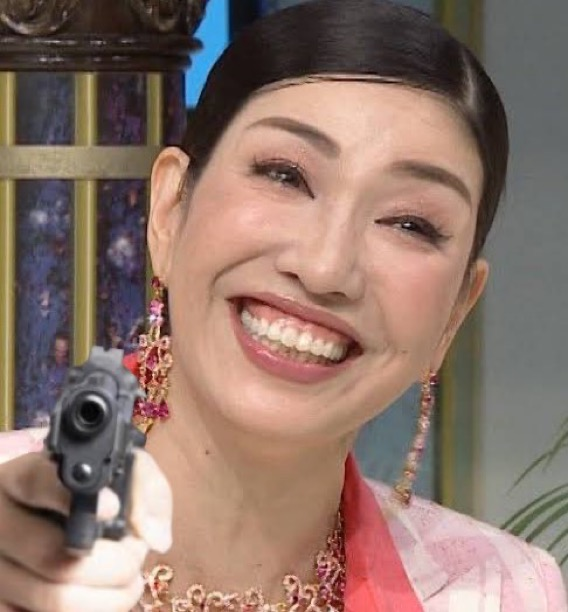
#> input picture IMG_0100.JPG, 568 x 612 px, found by its file name
$ python facee_detection2.py
#> lines starting #> are read from the running program, lines starting #| are printed output that depends on the picture; after the words box and inside, x2 and y2 are one past the last pixel; in counts of white or black regions, pixels touching at a corner belong together
import cv2

path = "C:\\Users\\takay\\OneDrive\\python_script\\IMG_0100.JPG"

cascade_path = './haarcascades/haarcascade_frontalface_alt.xml'

img = cv2.imread(path)
#> img is the input picture: shape (612, 568, 3); mean B, G, R 106.7, 116.9, 141.6

img_gray = cv2.cvtColor(img,cv2.COLOR_BGR2GRAY)
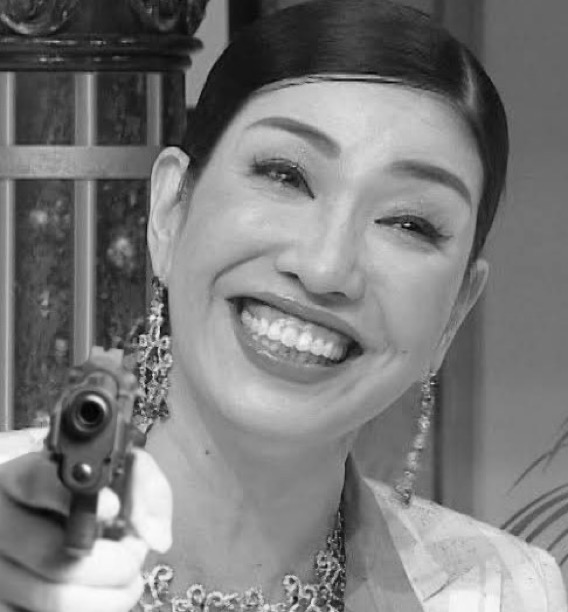
#> img_gray: shape (612, 568); min 0, max 254, mean 123.1

cv2.imshow("gray",img_gray)
cv2.waitKey(0)

cascade = cv2.CascadeClassifier(cascade_path)

face_list = cascade.detectMultiScale(img_gray,minSize = (20,20))
#> face_list = [[128, 477, 50, 50], [2, 250, 88, 88], [164, 55, 360, 360]]

if len(face_list):
    for (x,y,w,h) in face_list:
        cv2.rectangle(img, (x,y),(x+w,y+h),(0,0,255),thickness=3)
#> this loop made 3 passes
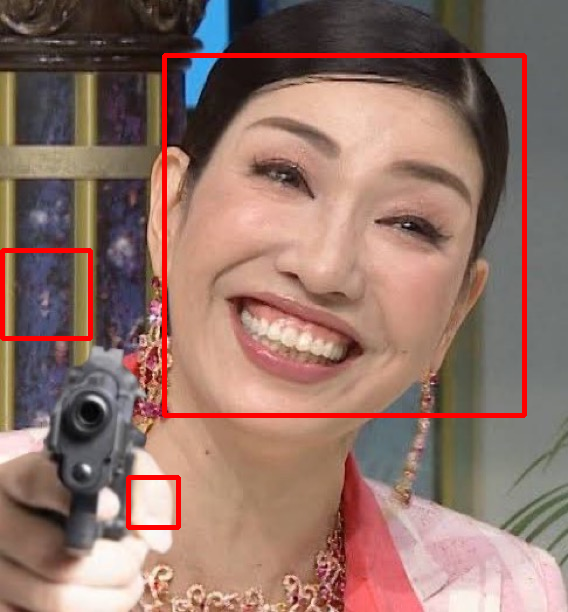
#> img: shape (612, 568, 3); 2.85% of pixels changed, all inside (x1, y1, x2, y2) = (0, 53, 527, 530)
    cv2.imshow("img",img)
    cv2.waitKey(0)

else:
    print("not found")

$ run again, with h1.jpg copied over IMG_0100.JPG
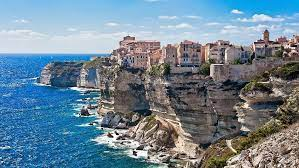
#> input picture h1.jpg, 299 x 168 px, found by its file name
#> img is the input picture: shape (168, 299, 3); mean B, G, R 149.3, 133.2, 110.4
#> `img_gray = cv2.cvtColor(img,cv2.COLOR_BGR2GRAY)`:
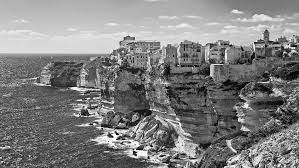
#> img_gray: shape (168, 299); min 0, max 255, mean 128.2
#> face_list = ()

$ run again, with h2.jpg copied over IMG_0100.JPG
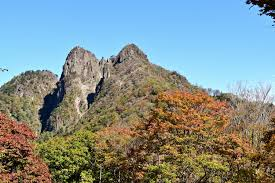
#> input picture h2.jpg, 275 x 183 px, found by its file name
#> img is the input picture: shape (183, 275, 3); mean B, G, R 143.6, 144.4, 129.7
#> `img_gray = cv2.cvtColor(img,cv2.COLOR_BGR2GRAY)`:
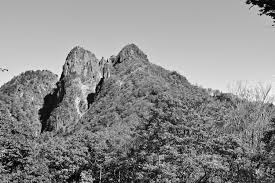
#> img_gray: shape (183, 275); min 0, max 254, mean 139.9
#> face_list = ()
